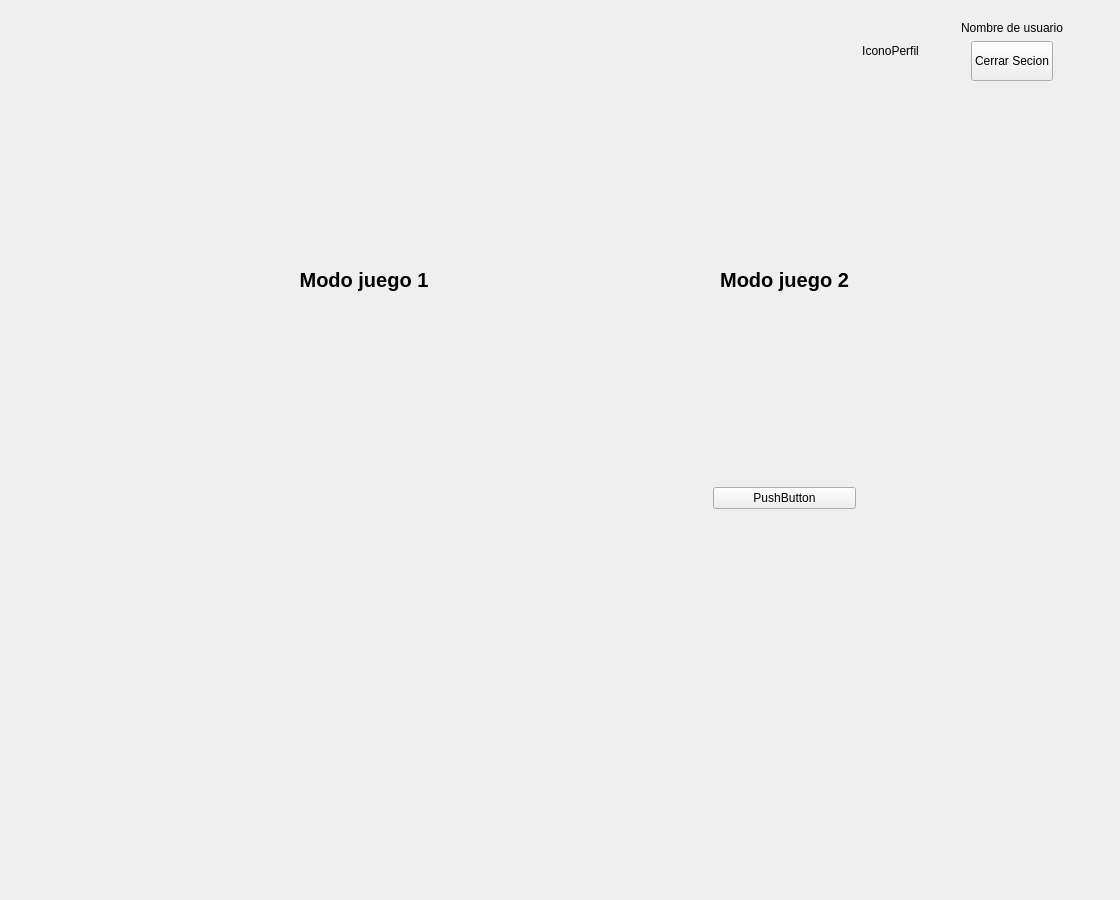
<?xml version="1.0" encoding="UTF-8"?>
<ui version="4.0">
 <class>ModosGameWidget</class>
 <widget class="QWidget" name="ModosGameWidget">
  <property name="geometry">
   <rect>
    <x>0</x>
    <y>0</y>
    <width>1120</width>
    <height>900</height>
   </rect>
  </property>
  <property name="minimumSize">
   <size>
    <width>700</width>
    <height>900</height>
   </size>
  </property>
  <property name="windowTitle">
   <string>Form</string>
  </property>
  <layout class="QVBoxLayout" name="verticalLayout">
   <item>
    <widget class="QFrame" name="frame">
     <property name="styleSheet">
      <string notr="true">#frame {
    /* Carga la imagen de fondo estirándola a toda la pantalla */
    border-image: url(:/resources/imgs/fondo_oscuro.png) 0 0 0 0 stretch stretch;
    
    /* Evita que colores raros del sistema operativo tapen tu fondo */
    background-color: transparent; 
}
</string>
     </property>
     <property name="frameShape">
      <enum>QFrame::Shape::StyledPanel</enum>
     </property>
     <property name="frameShadow">
      <enum>QFrame::Shadow::Raised</enum>
     </property>
     <layout class="QGridLayout" name="gridLayout_3">
      <item row="0" column="0">
       <layout class="QGridLayout" name="gridLayout">
        <item row="4" column="4" colspan="2">
         <widget class="QPushButton" name="btn_modoD">
          <property name="text">
           <string>PushButton</string>
          </property>
         </widget>
        </item>
        <item row="4" column="0">
         <spacer name="horizontalSpacer">
          <property name="orientation">
           <enum>Qt::Orientation::Horizontal</enum>
          </property>
          <property name="sizeHint" stdset="0">
           <size>
            <width>40</width>
            <height>20</height>
           </size>
          </property>
         </spacer>
        </item>
        <item row="1" column="1">
         <spacer name="verticalSpacer">
          <property name="orientation">
           <enum>Qt::Orientation::Vertical</enum>
          </property>
          <property name="sizeHint" stdset="0">
           <size>
            <width>20</width>
            <height>40</height>
           </size>
          </property>
         </spacer>
        </item>
        <item row="4" column="1" colspan="2">
         <widget class="QPushButton" name="btn_modoU">
          <property name="minimumSize">
           <size>
            <width>400</width>
            <height>400</height>
           </size>
          </property>
          <property name="styleSheet">
           <string notr="true">/* border-image fuerza a la imagen a encajar exactamente en el botón */
border-image: url(:/resources/imgs/mini-mod-1.png) 0 0 0 0 stretch stretch;
border: none;
background: transparent;
</string>
          </property>
          <property name="text">
           <string/>
          </property>
         </widget>
        </item>
        <item row="2" column="1" colspan="2">
         <widget class="QLabel" name="label">
          <property name="font">
           <font>
            <pointsize>15</pointsize>
            <bold>true</bold>
           </font>
          </property>
          <property name="text">
           <string>Modo juego 1</string>
          </property>
          <property name="alignment">
           <set>Qt::AlignmentFlag::AlignCenter</set>
          </property>
         </widget>
        </item>
        <item row="5" column="1">
         <spacer name="verticalSpacer_2">
          <property name="orientation">
           <enum>Qt::Orientation::Vertical</enum>
          </property>
          <property name="sizeHint" stdset="0">
           <size>
            <width>20</width>
            <height>40</height>
           </size>
          </property>
         </spacer>
        </item>
        <item row="0" column="5">
         <spacer name="horizontalSpacer_4">
          <property name="orientation">
           <enum>Qt::Orientation::Horizontal</enum>
          </property>
          <property name="sizeHint" stdset="0">
           <size>
            <width>40</width>
            <height>20</height>
           </size>
          </property>
         </spacer>
        </item>
        <item row="2" column="4" colspan="2">
         <widget class="QLabel" name="label_2">
          <property name="font">
           <font>
            <pointsize>15</pointsize>
            <bold>true</bold>
           </font>
          </property>
          <property name="text">
           <string>Modo juego 2</string>
          </property>
          <property name="alignment">
           <set>Qt::AlignmentFlag::AlignCenter</set>
          </property>
         </widget>
        </item>
        <item row="4" column="6">
         <spacer name="horizontalSpacer_3">
          <property name="orientation">
           <enum>Qt::Orientation::Horizontal</enum>
          </property>
          <property name="sizeHint" stdset="0">
           <size>
            <width>40</width>
            <height>20</height>
           </size>
          </property>
         </spacer>
        </item>
        <item row="4" column="3">
         <spacer name="horizontalSpacer_6">
          <property name="orientation">
           <enum>Qt::Orientation::Horizontal</enum>
          </property>
          <property name="sizeHint" stdset="0">
           <size>
            <width>40</width>
            <height>20</height>
           </size>
          </property>
         </spacer>
        </item>
        <item row="0" column="6">
         <layout class="QGridLayout" name="gridLayout_2">
          <item row="1" column="2" colspan="2">
           <widget class="QPushButton" name="btn_exitAth">
            <property name="minimumSize">
             <size>
              <width>0</width>
              <height>40</height>
             </size>
            </property>
            <property name="maximumSize">
             <size>
              <width>120</width>
              <height>40</height>
             </size>
            </property>
            <property name="text">
             <string>Cerrar Secion</string>
            </property>
           </widget>
          </item>
          <item row="0" column="0" rowspan="2">
           <widget class="QLabel" name="label_4">
            <property name="text">
             <string>IconoPerfil</string>
            </property>
            <property name="scaledContents">
             <bool>false</bool>
            </property>
            <property name="alignment">
             <set>Qt::AlignmentFlag::AlignCenter</set>
            </property>
            <property name="wordWrap">
             <bool>true</bool>
            </property>
           </widget>
          </item>
          <item row="1" column="1">
           <spacer name="horizontalSpacer_2">
            <property name="orientation">
             <enum>Qt::Orientation::Horizontal</enum>
            </property>
            <property name="sizeHint" stdset="0">
             <size>
              <width>40</width>
              <height>20</height>
             </size>
            </property>
           </spacer>
          </item>
          <item row="0" column="1" colspan="4">
           <widget class="QLabel" name="label_3">
            <property name="text">
             <string>Nombre de usuario</string>
            </property>
            <property name="alignment">
             <set>Qt::AlignmentFlag::AlignCenter</set>
            </property>
           </widget>
          </item>
          <item row="1" column="4">
           <spacer name="horizontalSpacer_7">
            <property name="orientation">
             <enum>Qt::Orientation::Horizontal</enum>
            </property>
            <property name="sizeHint" stdset="0">
             <size>
              <width>40</width>
              <height>20</height>
             </size>
            </property>
           </spacer>
          </item>
         </layout>
        </item>
        <item row="0" column="0" colspan="5">
         <spacer name="horizontalSpacer_5">
          <property name="orientation">
           <enum>Qt::Orientation::Horizontal</enum>
          </property>
          <property name="sizeHint" stdset="0">
           <size>
            <width>40</width>
            <height>20</height>
           </size>
          </property>
         </spacer>
        </item>
       </layout>
      </item>
     </layout>
    </widget>
   </item>
  </layout>
 </widget>
 <resources/>
 <connections/>
</ui>
